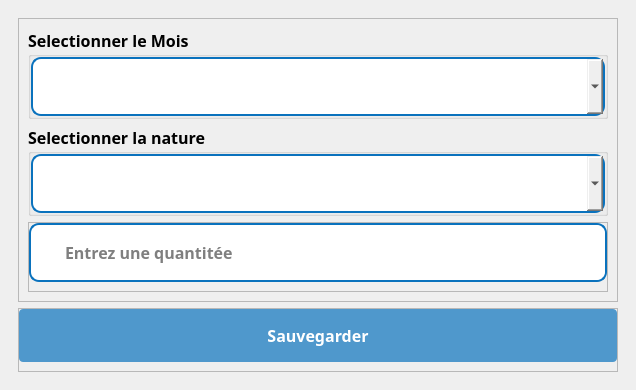
<?xml version="1.0" encoding="UTF-8"?>
<ui version="4.0">
 <class>Dialog</class>
 <widget class="QDialog" name="Dialog">
  <property name="geometry">
   <rect>
    <x>0</x>
    <y>0</y>
    <width>636</width>
    <height>368</height>
   </rect>
  </property>
  <property name="windowTitle">
   <string>Dialog</string>
  </property>
  <layout class="QVBoxLayout" name="verticalLayout">
   <property name="spacing">
    <number>0</number>
   </property>
   <property name="leftMargin">
    <number>0</number>
   </property>
   <property name="topMargin">
    <number>0</number>
   </property>
   <property name="rightMargin">
    <number>0</number>
   </property>
   <property name="bottomMargin">
    <number>0</number>
   </property>
   <item>
    <widget class="QWidget" name="widget" native="true">
     <layout class="QVBoxLayout" name="verticalLayout_2">
      <property name="spacing">
       <number>0</number>
      </property>
      <property name="leftMargin">
       <number>0</number>
      </property>
      <property name="topMargin">
       <number>0</number>
      </property>
      <property name="rightMargin">
       <number>0</number>
      </property>
      <property name="bottomMargin">
       <number>0</number>
      </property>
      <item>
       <widget class="QWidget" name="widget_2" native="true">
        <layout class="QVBoxLayout" name="verticalLayout_3">
         <item>
          <widget class="QWidget" name="widget_3" native="true">
           <layout class="QVBoxLayout" name="verticalLayout_4">
            <item>
             <widget class="QFrame" name="frame">
              <property name="styleSheet">
               <string notr="true"/>
              </property>
              <property name="frameShape">
               <enum>QFrame::StyledPanel</enum>
              </property>
              <property name="frameShadow">
               <enum>QFrame::Raised</enum>
              </property>
              <layout class="QVBoxLayout" name="verticalLayout_5">
               <item>
                <widget class="QGroupBox" name="groupBox_2">
                 <property name="font">
                  <font>
                   <family>GeForce</family>
                   <pointsize>12</pointsize>
                   <weight>75</weight>
                   <bold>true</bold>
                  </font>
                 </property>
                 <property name="title">
                  <string>Selectionner le Mois</string>
                 </property>
                 <layout class="QVBoxLayout" name="verticalLayout_7">
                  <property name="spacing">
                   <number>0</number>
                  </property>
                  <property name="leftMargin">
                   <number>0</number>
                  </property>
                  <property name="topMargin">
                   <number>0</number>
                  </property>
                  <property name="rightMargin">
                   <number>0</number>
                  </property>
                  <property name="bottomMargin">
                   <number>0</number>
                  </property>
                  <item>
                   <widget class="QFrame" name="input_3">
                    <property name="styleSheet">
                     <string notr="true">#input_3{
	background:white;
	border-radius:10px;
	border:2px  solid rgb(10, 114, 189);
}

#mois{
	border: none;
}</string>
                    </property>
                    <property name="frameShape">
                     <enum>QFrame::StyledPanel</enum>
                    </property>
                    <property name="frameShadow">
                     <enum>QFrame::Raised</enum>
                    </property>
                    <layout class="QHBoxLayout" name="horizontalLayout_3">
                     <property name="spacing">
                      <number>0</number>
                     </property>
                     <property name="leftMargin">
                      <number>10</number>
                     </property>
                     <property name="topMargin">
                      <number>0</number>
                     </property>
                     <property name="rightMargin">
                      <number>0</number>
                     </property>
                     <property name="bottomMargin">
                      <number>0</number>
                     </property>
                     <item>
                      <widget class="QLabel" name="label_6">
                       <property name="maximumSize">
                        <size>
                         <width>30</width>
                         <height>30</height>
                        </size>
                       </property>
                       <property name="text">
                        <string/>
                       </property>
                       <property name="pixmap">
                        <pixmap>../../static/asset/icons/blue/calendar.svg</pixmap>
                       </property>
                       <property name="scaledContents">
                        <bool>true</bool>
                       </property>
                      </widget>
                     </item>
                     <item>
                      <widget class="QComboBox" name="mois">
                       <property name="font">
                        <font>
                         <family>GeForce</family>
                         <pointsize>12</pointsize>
                         <weight>50</weight>
                         <bold>false</bold>
                        </font>
                       </property>
                       <property name="styleSheet">
                        <string notr="true">padding:15px;
border-radius:10px</string>
                       </property>
                      </widget>
                     </item>
                    </layout>
                   </widget>
                  </item>
                 </layout>
                </widget>
               </item>
               <item>
                <widget class="QGroupBox" name="groupBox_3">
                 <property name="font">
                  <font>
                   <family>GeForce</family>
                   <pointsize>12</pointsize>
                   <weight>75</weight>
                   <bold>true</bold>
                  </font>
                 </property>
                 <property name="title">
                  <string>Selectionner la nature</string>
                 </property>
                 <layout class="QVBoxLayout" name="verticalLayout_8">
                  <property name="spacing">
                   <number>0</number>
                  </property>
                  <property name="leftMargin">
                   <number>0</number>
                  </property>
                  <property name="topMargin">
                   <number>0</number>
                  </property>
                  <property name="rightMargin">
                   <number>0</number>
                  </property>
                  <property name="bottomMargin">
                   <number>0</number>
                  </property>
                  <item>
                   <widget class="QFrame" name="input_6">
                    <property name="styleSheet">
                     <string notr="true">#input_6{
	background:white;
	border-radius:10px;
	border:2px  solid rgb(10, 114, 189);
}

#nature{
	border: none;
}</string>
                    </property>
                    <property name="frameShape">
                     <enum>QFrame::StyledPanel</enum>
                    </property>
                    <property name="frameShadow">
                     <enum>QFrame::Raised</enum>
                    </property>
                    <layout class="QHBoxLayout" name="horizontalLayout_4">
                     <property name="spacing">
                      <number>0</number>
                     </property>
                     <property name="leftMargin">
                      <number>10</number>
                     </property>
                     <property name="topMargin">
                      <number>0</number>
                     </property>
                     <property name="rightMargin">
                      <number>0</number>
                     </property>
                     <property name="bottomMargin">
                      <number>0</number>
                     </property>
                     <item>
                      <widget class="QLabel" name="ico">
                       <property name="maximumSize">
                        <size>
                         <width>30</width>
                         <height>30</height>
                        </size>
                       </property>
                       <property name="text">
                        <string/>
                       </property>
                       <property name="pixmap">
                        <pixmap>../../static/asset/icons/blue/box.svg</pixmap>
                       </property>
                       <property name="scaledContents">
                        <bool>true</bool>
                       </property>
                      </widget>
                     </item>
                     <item>
                      <widget class="QComboBox" name="nature">
                       <property name="font">
                        <font>
                         <family>GeForce</family>
                         <pointsize>12</pointsize>
                         <weight>50</weight>
                         <bold>false</bold>
                        </font>
                       </property>
                       <property name="styleSheet">
                        <string notr="true">padding:15px;
border-radius:10px</string>
                       </property>
                      </widget>
                     </item>
                    </layout>
                   </widget>
                  </item>
                 </layout>
                </widget>
               </item>
               <item>
                <widget class="QFrame" name="frame_6">
                 <property name="styleSheet">
                  <string notr="true"/>
                 </property>
                 <property name="frameShape">
                  <enum>QFrame::StyledPanel</enum>
                 </property>
                 <property name="frameShadow">
                  <enum>QFrame::Raised</enum>
                 </property>
                 <layout class="QVBoxLayout" name="verticalLayout_10">
                  <property name="leftMargin">
                   <number>0</number>
                  </property>
                  <property name="topMargin">
                   <number>0</number>
                  </property>
                  <property name="rightMargin">
                   <number>0</number>
                  </property>
                  <property name="bottomMargin">
                   <number>9</number>
                  </property>
                  <item>
                   <widget class="QFrame" name="input_4">
                    <property name="styleSheet">
                     <string notr="true">#input_4{
	background:white;
	border-radius:10px;
	border:2px  solid rgb(10, 114, 189);
}

#lineEdit_4{
	border: none;
}</string>
                    </property>
                    <property name="frameShape">
                     <enum>QFrame::StyledPanel</enum>
                    </property>
                    <property name="frameShadow">
                     <enum>QFrame::Raised</enum>
                    </property>
                    <layout class="QHBoxLayout" name="horizontalLayout_5">
                     <property name="spacing">
                      <number>0</number>
                     </property>
                     <property name="leftMargin">
                      <number>10</number>
                     </property>
                     <property name="topMargin">
                      <number>0</number>
                     </property>
                     <property name="rightMargin">
                      <number>0</number>
                     </property>
                     <property name="bottomMargin">
                      <number>0</number>
                     </property>
                     <item>
                      <widget class="QLabel" name="label_8">
                       <property name="maximumSize">
                        <size>
                         <width>30</width>
                         <height>30</height>
                        </size>
                       </property>
                       <property name="text">
                        <string/>
                       </property>
                       <property name="pixmap">
                        <pixmap>../../static/asset/icons/blue/box.svg</pixmap>
                       </property>
                       <property name="scaledContents">
                        <bool>true</bool>
                       </property>
                      </widget>
                     </item>
                     <item>
                      <widget class="QLineEdit" name="qtt">
                       <property name="font">
                        <font>
                         <family>GeForce</family>
                         <pointsize>12</pointsize>
                         <weight>75</weight>
                         <bold>true</bold>
                        </font>
                       </property>
                       <property name="styleSheet">
                        <string notr="true">padding:15px;
border-radius:10px</string>
                       </property>
                       <property name="placeholderText">
                        <string>Entrez une quantitée</string>
                       </property>
                      </widget>
                     </item>
                    </layout>
                   </widget>
                  </item>
                 </layout>
                </widget>
               </item>
              </layout>
             </widget>
            </item>
            <item>
             <widget class="QFrame" name="frame_2">
              <property name="frameShape">
               <enum>QFrame::StyledPanel</enum>
              </property>
              <property name="frameShadow">
               <enum>QFrame::Raised</enum>
              </property>
              <layout class="QVBoxLayout" name="verticalLayout_9">
               <property name="leftMargin">
                <number>0</number>
               </property>
               <property name="topMargin">
                <number>0</number>
               </property>
               <property name="rightMargin">
                <number>0</number>
               </property>
               <item>
                <widget class="QPushButton" name="saveElement">
                 <property name="font">
                  <font>
                   <family>GeForce</family>
                   <pointsize>12</pointsize>
                   <weight>75</weight>
                   <bold>true</bold>
                  </font>
                 </property>
                 <property name="cursor">
                  <cursorShape>PointingHandCursor</cursorShape>
                 </property>
                 <property name="styleSheet">
                  <string notr="true">#saveElement{
	background: rgb(10, 114, 189, 0.7);
	color: rgb(255, 255, 255);
	border-radius:4px;
	padding: 15px
}

#saveElement:hover{
	background: rgb(10, 114, 189, 1);
	border-radius:4px
}
</string>
                 </property>
                 <property name="text">
                  <string>Sauvegarder</string>
                 </property>
                 <property name="icon">
                  <iconset>
                   <normaloff>../../static/asset/icons/white/save.svg</normaloff>../../static/asset/icons/white/save.svg</iconset>
                 </property>
                 <property name="iconSize">
                  <size>
                   <width>25</width>
                   <height>25</height>
                  </size>
                 </property>
                </widget>
               </item>
              </layout>
             </widget>
            </item>
           </layout>
          </widget>
         </item>
        </layout>
       </widget>
      </item>
     </layout>
    </widget>
   </item>
  </layout>
 </widget>
 <resources/>
 <connections/>
</ui>
